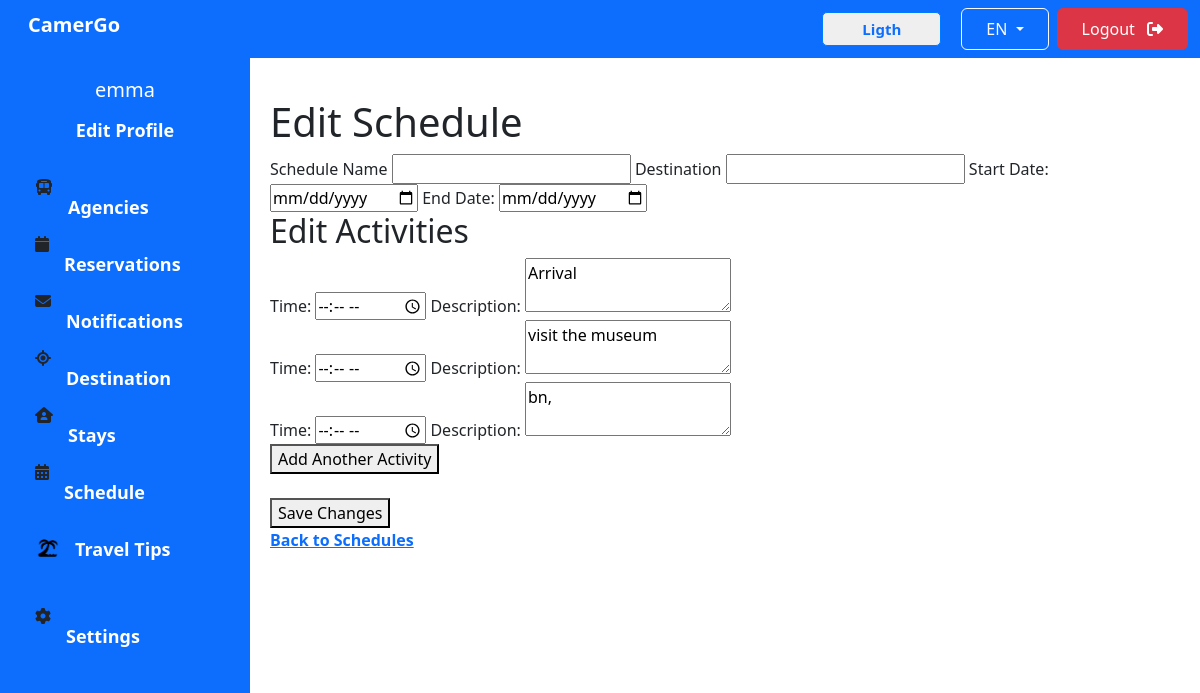
/schedules/edit/2/ (signed in), run on the app's committed database.
### accounts/models.py (models this page shows, shortened)
class CustomUser(AbstractUser):
    ROLE_CHOICES = [
        ('admin', 'Admin'),
        ('accommodation_receptionist', 'Accommodation_Receptionist'),
        ('agency_receptionist', 'Agency_Receptionist'),
        ('client', 'Client'),
    ]
    roles = models.CharField(max_length=50, choices=ROLE_CHOICES, null=True, blank=True, default='client')

class Schedule(models.Model):
    client = models.ForeignKey(CustomUser, on_delete=models.CASCADE, related_name='schedules')
    start_date = models.DateField()
    end_date = models.DateField()
    created_at = models.DateTimeField(auto_now_add=True)
    updated_at = models.DateTimeField(auto_now=True)
    town = models.CharField(max_length=255)
    name = models.CharField(max_length=255)

class Activity(models.Model):
    schedule = models.ForeignKey(Schedule, on_delete=models.CASCADE, related_name='activities')
    time = models.TimeField()
    description = models.TextField()

### accounts/views.py (the view, shortened to what this page needs)
# urls.py: path('schedules/edit/<int:schedule_id>/', views.edit_schedule, name='edit_schedule'),
@login_required
def edit_schedule(request, schedule_id):
    schedule = get_object_or_404(Schedule, id=schedule_id, client=request.user)
    return render(request, 'pages/UserDashboard/editschedule.html', {'schedule': schedule})

### accounts/templates/pages/UserDashboard/editschedule.html (shortened to what this page needs)
{% extends "pages/UserDashboard/base.html" %}
{% load static %}
{% block content %}
    <div class="content">
        <h1>Edit Schedule</h1>
        <form method="post" action="{% url 'edit_schedule' schedule.id %}">
            <label for="name">Schedule Name</label>
            <input type="text" name="name" required>
            <label for="town">Destination</label>
            <input type="text" name="town" required>
            <label for="start_date">Start Date:</label>
            <input type="date" name="start_date" value="{{ schedule.start_date }}" required>
            <label for="end_date">End Date:</label>
            <input type="date" name="end_date" value="{{ schedule.end_date }}" required>
            <h2>Edit Activities</h2>
            <div id="activities">
                {% for activity in schedule.activities.all %}
                    <div class="activity">
                        <label for="activity_time_{{ forloop.counter0 }}">Time:</label>
                        <input type="time" name="activity_time" value="{{ activity.time }}" required>
                        <label for="activity_description_{{ forloop.counter0 }}">Description:</label>
                        <textarea name="activity_description" rows="2" required>{{ activity.description }}</textarea>
                    </div>
                {% endfor %}
            </div>
            <button type="button" onclick="addActivity()">Add Another Activity</button>
            <br><br>
            <button type="submit">Save Changes</button>
        </form>
        <a href="{% url 'list_schedules' %}">Back to Schedules</a>
    </div>
{% endblock %}

### accounts/templates/pages/UserDashboard/base.html (shortened to what this page needs)
{% load static %}
<!DOCTYPE html>
<html lang="en">
<head>
    <link rel="stylesheet" href="{% static 'css/UserDashboard/destination.css' %}">
    <link rel="stylesheet" href="{% static 'css/UserDashboard/agency.css' %}">
    <link rel="stylesheet" href="{% static 'css/UserDashboard/stays.css' %}">
    <link rel="stylesheet" href="{% static 'css/UserDashboard/reservation.css' %}">
    <link href="https://cdn.jsdelivr.net/npm/bootstrap@5.3.3/dist/css/bootstrap.min.css" rel="stylesheet">
    <link rel="stylesheet" href="../../../static/css/basic.css">
     <link rel="stylesheet" href="https://cdnjs.cloudflare.com/ajax/libs/font-awesome/6.5.2/css/all.min.css"
 />
</head>
<body>
    <nav class="navbar navbar-expand-lg navbar-light bg-primary">
        <div class="container-fluid">
            <h4 class="navbar-brand text-white fw-bold ms-3">CamerGo</h4>
            <div class="d-flex align-items-center ms-auto">
                <button class="btn1"><a href="#" class="text-decoration-none px-4 py-2" id="darkModeToggle">Ligth</a></button>
                <div class="dropdown me-2">
                    <button class="btn px-4 py-2 btn-outline-light dropdown-toggle" type="button" id="languageDropdown" data-bs-toggle="dropdown" aria-expanded="false">
                        EN
                    </button>
                </div>
                <div class="">
                    <a href="{% url 'logout' %}" class="btn btn-danger px-4 py-2">Logout <i class="ms-2 fa-solid fa-right-from-bracket"></i></a></div>
            </div>
        </div>
    </nav>
    <div class="sidebar bg-primary">
        <div class="profile">
            {% if user.is_authenticated %}
                <h5>{{ user.username }}</h5>
            {% else %}
                <h5>Hello, Guest!</h5>
            {% endif %}
            <a href="{% url 'create_profile' %}" class="text-white">Edit Profile</a>
        </div>
        <div class="menu">
            <div class="menu-item">
                <i class="fa-solid fa-bus"></i>
                <a href="{% url 'list_agency' %}">Agencies</a>
            </div>
            <div class="menu-item">
                <i class="fa-solid fa-calendar"></i>
                <a href="{% url 'list_client_reservations' %}">Reservations</a>
            </div>
            <div class="menu-item">
                <i class="fa-solid fa-envelope"></i>
                <a href="{% url 'notifications' %}">Notifications</a>
            </div>
            <div class="menu-item1">
                <i class="fa-solid fa-location-crosshairs"></i>
                <a href="{% url 'destination' %}">Destination</a>
            </div>
            <div class="menu-item">
                <i class="fa-solid fa-house-user"></i>
                <a href="{% url 'accommodation_list' %}">Stays</a>
            </div>
            <div class="menu-item">
                <i class="fa-solid fa-calendar-days"></i>
                <a href="{% url 'list_schedules' %}">Schedule</a>
            </div>
            <div class="menu-item">
                <img src="./../../../static/image/logos/Beach.png" alt="Travel Tips">
                <a href="{% url 'tips' %}">Travel Tips</a>
            </div>
            <div class="settings">
                <i class="fa-solid fa-gear"></i>
                <a href="#">Settings</a>
            </div>
        </div>
    </div>
    <main>{% block content %} {% endblock %}</main>
</body>

### accounts/static/css/UserDashboard/destination.css (style rules this page uses)
body { font-family: "Space Grotesk", sans-serif; }
.navbar { position:fixed; }
.navbar .btn1 { text-decoration: none; border: solid #007BFF 1px; border-radius: 5px; margin-right: 20px; padding: 5px 15px; font-size: 15px; font-weight: bold; }
.sidebar { width: 250px; background-color: #4db8ff; padding-top: 20px; height: 100vh; position: fixed; }
.menu-item { display: flex; }
.menu-item img { width: 25px; height: 35px; margin-top: 10px; }
.menu-item1 { display: flex; }
.settings { display: flex; margin-top: 30px; }
.sidebar a { padding: 15px; text-decoration: none; font-size: 18px; color: white; display: block; }
.sidebar .menu { padding-left: 35px; }
.sidebar .profile { text-align: center; padding-bottom: 20px; }
.sidebar .profile h5 { color: white; margin: 0; }
.content { margin-left: 250px; padding: 20px; }

### accounts/static/css/UserDashboard/agency.css (style rules this page uses)
body { font-family: "Space Grotesk", sans-serif; }
.navbar { position:fixed; bottom: 0; right: 0; }
.navbar .btn1 { text-decoration: none; border: solid #007BFF 1px; border-radius: 5px; margin-right: 20px; padding: 5px 15px; font-size: 15px; font-weight: bold; }
.sidebar { width: 250px; background-color: #4db8ff; padding-top: 20px; height: 100vh; position: fixed; }
.menu-item { display: flex; }
.menu-item img { width: 25px; height: 35px; margin-top: 10px; }
.menu-item1 { display: flex; }
.settings { display: flex; margin-top: 30px; }
.sidebar a { padding: 15px; text-decoration: none; font-size: 18px; color: white; display: block; transition: all 1s; }
.sidebar .menu { padding-left: 35px; }
.sidebar .profile { text-align: center; padding-bottom: 20px; }
.sidebar .profile h5 { color: white; margin: 0; }
.content { margin-left: 250px; padding: 20px; }
a { text-decoration: none; color: white; font-weight: bold; transition: all 0.2s ease; }

### accounts/static/css/UserDashboard/stays.css (style rules this page uses)
body { font-family: Arial, sans-serif; }
.navbar { position:fixed; bottom: 0; right: 0; }
.navbar .btn1 { text-decoration: none; border: solid #007BFF 1px; border-radius: 5px; margin-right: 20px; padding: 5px 15px; font-size: 15px; font-weight: bold; }
.sidebar { width: 250px; background-color: #4db8ff; padding-top: 20px; height: 100vh; position: fixed; }
.menu-item { display: flex; }
.menu-item img { width: 25px; height: 35px; margin-top: 10px; }
.menu-item1 { display: flex; }
.settings { display: flex; margin-top: 30px; }
.sidebar a { padding: 15px; text-decoration: none; font-size: 18px; color: white; display: block; }
.sidebar .menu { padding-left: 35px; }
.sidebar .profile { text-align: center; padding-bottom: 20px; }
.sidebar .profile h5 { color: white; margin: 0; }
.content { margin-left: 250px; padding: 20px; }
.navbar { position:relative; }
.content { margin-left: 250px; margin-top: 20px; padding: 20px; }

### data on the page
CustomUser: username "emma"
Activity: activity_description "Arrival"
Activity: activity_description "visit the museum"
Activity: activity_description "bn,"
